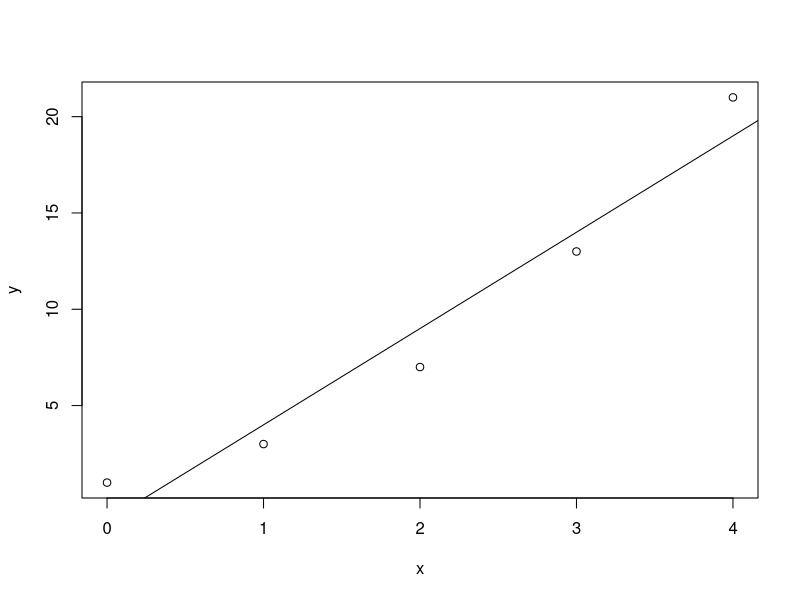
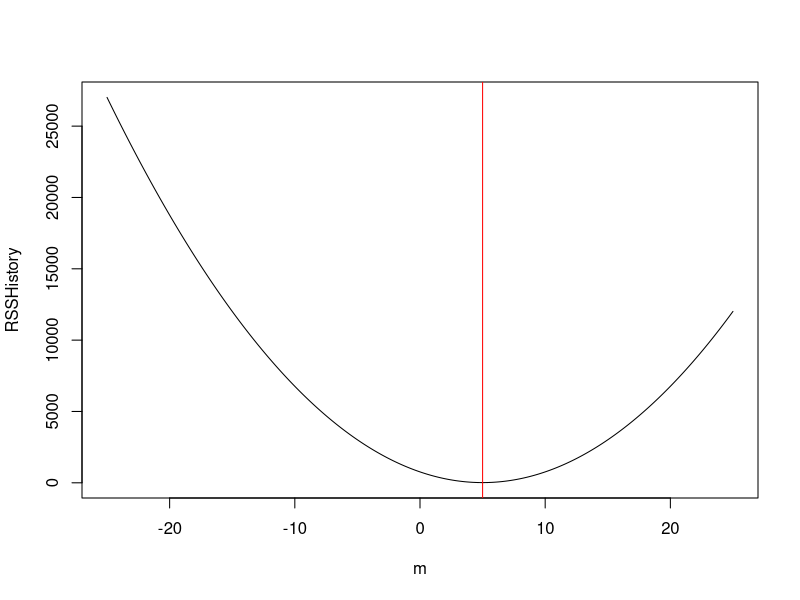
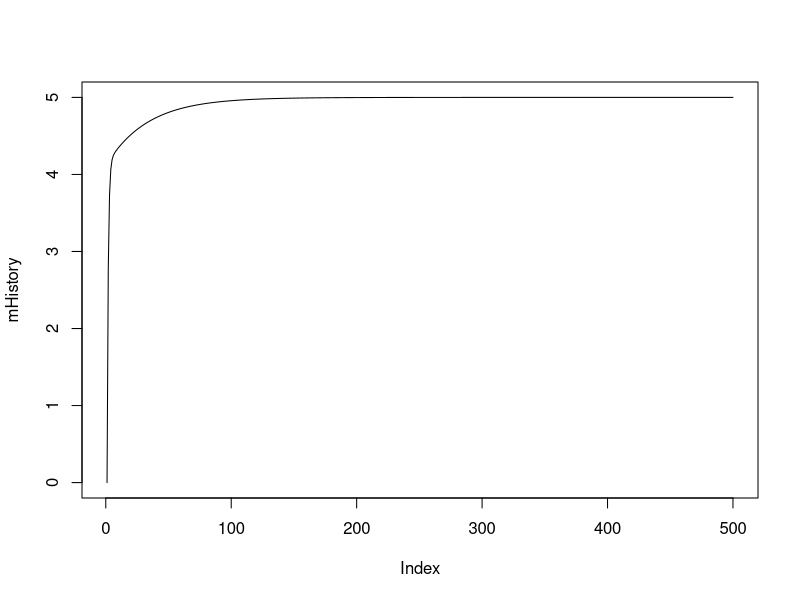
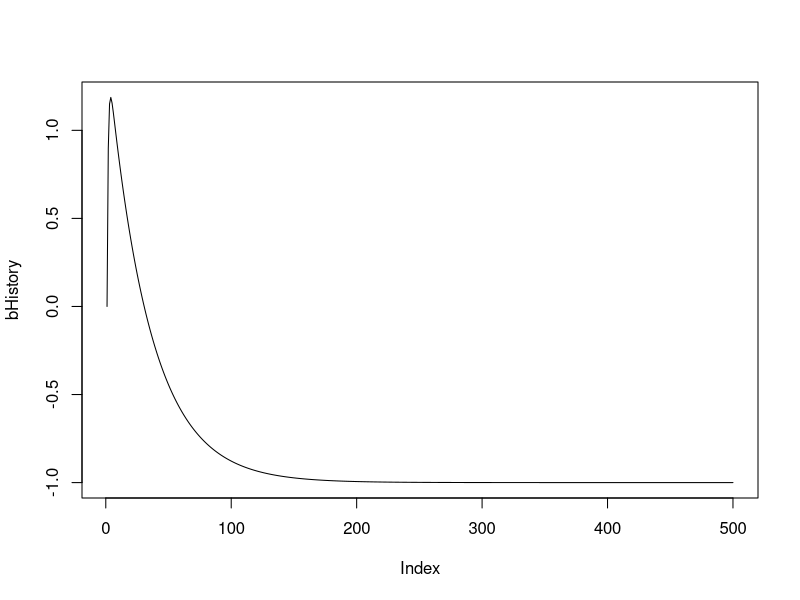

Write the R code that produced these figures, in order.
#########################################################
#
# Gradient Decent
#
rm(list=ls(all=TRUE))

#########################################################
x = c(0,1,2,3,4)
y = c(1,3,7,13,21)

plot(x,y)

model = lm(y~x)
summary(model)
abline(model)

#####################################################
# Plot the RSS Function
#
b = -1
m = seq(-25,25,0.1)

RSSHistory = rep(0,length(m))
index = 0

for ( i in m ) { 
  index = index + 1
  computed.Value = i*x + b
  error = y - computed.Value
  RSSHistory[index] = sum(error^2)
}


plot(m,RSSHistory,type="l")

min(RSSHistory)
slopeMin = m[which(RSSHistory == min(RSSHistory))]
abline(v=slopeMin, col='red')


######################################################

dRSS_dm = function (m,b) {-2*sum((y-m*x-b)*x)  }
dRSS_db = function (m,b) { -2*sum(y-m*x-b) }

mStart = bStart = 0
learningRate = 0.01;  maxLimit = 500

mHistory = bHistory = rep(0,maxLimit)

for ( i in 1:maxLimit )
{
  mHistory[i] = mStart
  bHistory[i] = bStart
  
  dW = dRSS_dm(mStart,bStart)
  db = dRSS_db(mStart,bStart)
  
  mStart = mStart - learningRate * dW
  bStart = bStart - learningRate * db
}

plot(mHistory,type='l')
plot(bHistory,type='l')

